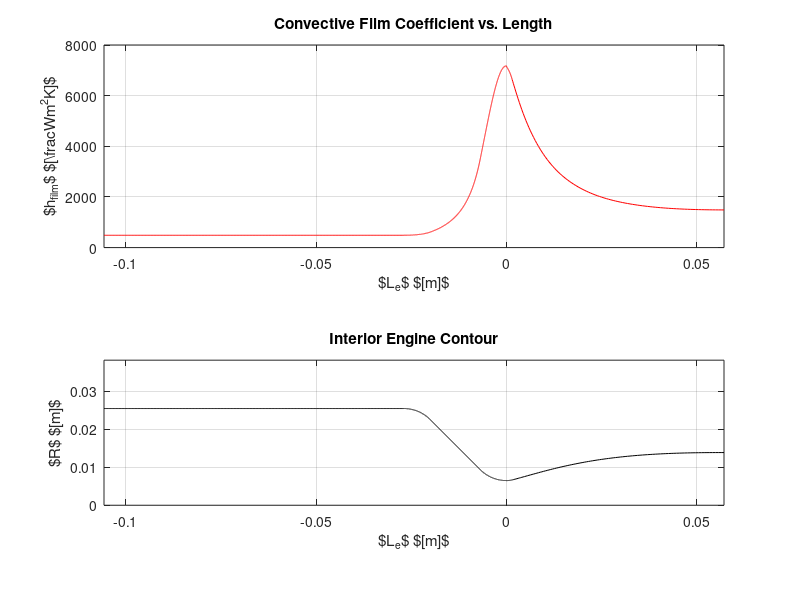

Here is the MATLAB script that generated this plot:
%% TITLE: Calculating Convective Film Coefficient In Terms of Engine Length
% Author: Evan Olsen
% Date: 01/25/2024
% Description: Uses pre-calculated interior contour and CEA transport
% properties to calculate heat transfer coefficient, according to the
% equation described in source: https://jffhmt.avestia.com/2015/PDF/006.pdf

clc; clear; close all;
%% INPUT DEFINITION
% R_x.mat is the pre-calculated interior contour of the engine, calculate
% this yourself or use the Parametric-Engine-Generator script on the GitHub
% at https://github.com/RIT-Launch-Initiative/Parametric-Liquid-Engine
load("R_x.mat")

% Radius of the combustion chamber
R_ch = 0.0254; % [m]

% Lateral surface area of the interior geometry revolved about the z-axis.
% You can find this easiest by using the measure tool in Fusion360 when you
% have imported the generated geometry.
A_lat = 0.0225786645; % [m^2]

% Calculates the local cross-sectional area of the engine based on the
% local radius.
A_x = pi.*R_x(2,:).^2; % [m^2]

% Mass flowrate
m_dot = 0.315; % [kg/s]

% Viscosity/Dynamic Viscosity as provided by NASA CEA as a special output.
% Ensure you convert cP to Pa*s before running.
mu = 0.00005832; % [Pa*s]

%% SEGMENTING GEOMETRY
% This code is meant to segment the geometry into the sections defined by
% NASA CEA so that the proper transport values can be applied in each
% region.

contour_disp_from_comb = R_x(2,:)-R_x(2,1);
i=1;
while contour_disp_from_comb(i)>=-0.0001
    comb_end = i;
    i = i+1;
end

[~,throat] = min(R_x(2,:));

nozzle_end = length(R_x(2,:));
%% INITAILIZING TRANSPORT VALUES
% EXAMPLE NASA CEA TRANSPORT VALUES:
  % WITH EQUILIBRIUM REACTIONS
  % 
  %   Cp(kJ/kg-K):     1.9857    1.9856    2.0068    6.4084
  %         Cond.:     2.1899    2.1895    1.9871    3.8802
  %       Prandtl:    0.52888   0.52889   0.53668   0.66488
  % 
  % WITH FROZEN REACTIONS
  % 
  %   Cp(kJ/kg-K):     1.9501    1.9501    1.9083    1.7877
  %         Cond.:     2.1593    2.1589    1.9216    1.3441
  %       Prandtl:    0.52678   0.52679   0.52771   0.53543

% C_p [J/(kg*K)] --- Specific Heat Constant Pressure
C_p_CC_eq = 1985.7; C_p_CCE_eq = 1985.6; C_p_TH_eq = 2006.8; C_p_NE_eq = 6408.4;
C_p_CC_fr = 1950.1; C_p_CCE_fr = 1950.1; C_p_TH_fr = 1908.3; C_p_NE_fr = 1787.7;

% Pr [-] --- Prantyl Number
Pr_CC_eq = 0.52888; Pr_CCE_eq = 0.52889; Pr_TH_eq = 0.53668; Pr_NE_eq = 0.66488;
Pr_CC_fr = 0.52678; Pr_CCE_fr = 0.52679; Pr_TH_fr = 0.52771; Pr_NE_fr = 0.53543;

%%  Eq. Before Throat, Fr. After Throat
% Found to be the most accurate method to produce heat transfer film
% coefficient: Uses equillibrium transport values prior to throat, and
% frozen transport values following the throat.
% 
% Linearly interpolates between each of the values to give the best
% interpretation of the values between each point.
C_p = [linspace(C_p_CC_eq,C_p_CCE_eq,comb_end),...
         linspace(C_p_CCE_eq,C_p_TH_fr,throat-comb_end)...
         linspace(C_p_TH_fr,C_p_NE_fr,nozzle_end-throat)];
Pr =  [linspace(Pr_CC_eq,Pr_CCE_eq,comb_end),...
         linspace(Pr_CCE_eq,Pr_TH_fr,throat-comb_end)...
         linspace(Pr_TH_fr,Pr_NE_fr,nozzle_end-throat)];

%% CALCULATION
% Solving equation as is described in https://jffhmt.avestia.com/2015/PDF/006.pdf

% Correction factor based on combustion chamber radius.
Z_c= pi*R_ch^2/A_lat; % [-]
h_film = Z_c.*(m_dot./(2.*A_x)).*C_p.*mu.^0.3.*Pr.^(2/3); % [W/(m^2*K)]
%% ANSYS FORMAT OUTPUT
% Inverses the x-values due to ANSYS coordinates being inversed. Change
% this value as represents your coordinate system in ANSYS.
% Creates vertical columns for easy import into ANSYS Transient Thermal
% Analysis.
h_film_x = [-R_x(1,:);h_film]'; % [m];[W/(m^2*K]
%% GRAPHICAL ANALYSIS
% Plots the heat transfer film coefficient in terms of x for visual
% representation and for comparison with the imported values in ANSYS.

filmCoefficientPlot = figure('Name','Film Coefficient');
subplot(2,1,1)
plot(R_x(1,:),h_film,'-r');
grid on
title('Convective Film Coefficient vs. Length')
xlabel('$L_{e}$ $[m]$');
ylabel('$h_{film}$ $[\frac{W}{m^{2}K}]$')
xlim([R_x(1,1),R_x(1,end)])

subplot(2,1,2)
plot(R_x(1,:),R_x(2,:),'-k')
grid on
title('Interior Engine Contour')
xlabel('$L_{e}$ $[m]$'); ylabel('$R$ $[m]$')
axis equal
xlim([R_x(1,1),R_x(1,end)]); ylim([0 1.5*max(R_x(2,:))]);

saveas(filmCoefficientPlot,'filmCoefficientPlot','png');